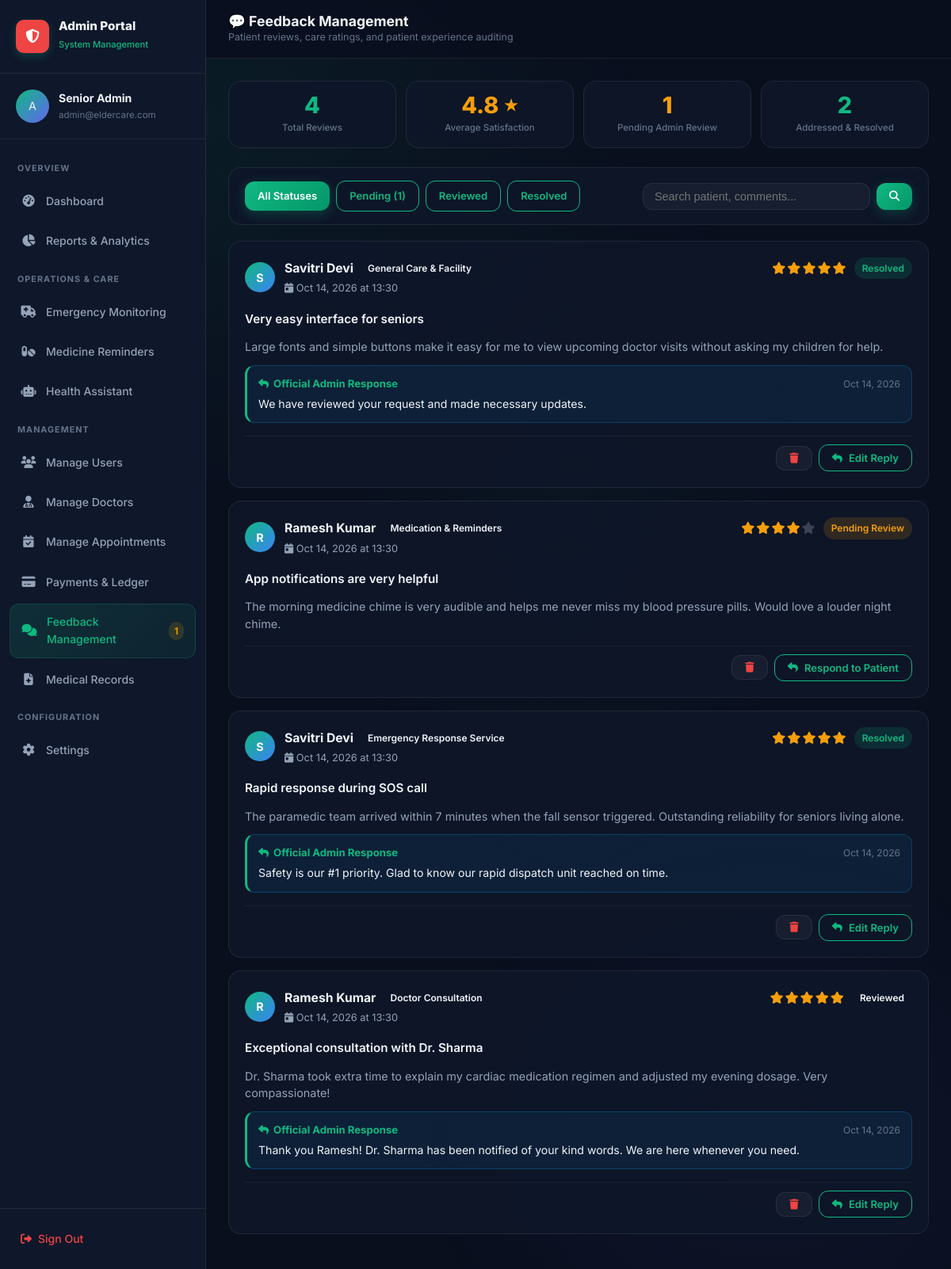
The page /admin-portal/feedback/ (signed in) on the database its author committed.
### users/models.py (models this page shows, shortened)
class Feedback(models.Model):
    CATEGORY_CHOICES = [
        ('general', 'General Care & Facility'),
        ('doctor', 'Doctor Consultation'),
        ('emergency', 'Emergency Response Service'),
        ('medication', 'Medication & Reminders'),
        ('app', 'Portal & Usability'),
    ]
    STATUS_CHOICES = [
        ('pending', 'Pending Review'),
        ('reviewed', 'Reviewed'),
        ('resolved', 'Resolved'),
    ]
    user = models.ForeignKey(User, on_delete=models.CASCADE, related_name='feedbacks')
    category = models.CharField(max_length=30, choices=CATEGORY_CHOICES, default='general')
    rating = models.PositiveSmallIntegerField(default=5)
    title = models.CharField(max_length=200, blank=True)
    comment = models.TextField()
    status = models.CharField(max_length=20, choices=STATUS_CHOICES, default='pending')
    admin_reply = models.TextField(blank=True)
    created_at = models.DateTimeField(auto_now_add=True)
    replied_at = models.DateTimeField(null=True, blank=True)
    class Meta:
        ordering = ['-created_at']

### users/views.py (the view)
    @login_required
    def wrapper(request, *args, **kwargs):
        if not (request.user.is_staff or request.user.is_superuser):
            messages.error(request, "Administrator privileges required.")
            return redirect('login_redirect')
        return view_func(request, *args, **kwargs)

### users/templates/user/admin-feedback.html (shortened to what this page needs)
<!DOCTYPE html>
<html lang="en">
<head>
  <link rel="stylesheet" href="/static/css/main.css" />
  <link rel="stylesheet" href="/static/css/dashboard.css" />
  <link rel="stylesheet" href="/static/css/modules.css" />
  <link rel="stylesheet" href="https://cdnjs.cloudflare.com/ajax/libs/font-awesome/6.5.1/css/all.min.css" />
</head>
<body>
  <div class="bg-gradient-mesh"></div>
  <div class="app-layout">
    <aside class="sidebar" id="sidebar">
      <div class="sidebar-header">
        <div class="sidebar-brand">
          <div class="sidebar-logo" style="background:var(--danger); color:white;"><i class="fas fa-shield-halved"></i></div>
          <div class="sidebar-brand-text"><h3>Admin Portal</h3><span>System Management</span></div>
        </div>
      </div>
      <div class="sidebar-user">
        <div class="avatar" id="sidebar_avatar" style="width:42px;height:42px;font-size:0.9rem;">A</div>
        <div class="sidebar-user-info">
          <div class="user-name" id="sidebar_user_name">{{ request.user.get_full_name|default:request.user.username }}</div>
          <div class="user-email" id="sidebar_user_email">{{ request.user.email|default:"admin@eldercare.com" }}</div>
        </div>
      </div>
      <nav class="sidebar-nav">
        <span class="nav-section-label">Overview</span>
        <a href="{% url 'admin_dashboard' %}" class="nav-link"><span class="nav-icon"><i class="fas fa-gauge-high"></i></span>Dashboard</a>
        <a href="{% url 'admin_reports' %}" class="nav-link"><span class="nav-icon"><i class="fas fa-chart-pie"></i></span>Reports & Analytics</a>
        <span class="nav-section-label">Operations & Care</span>
        <a href="{% url 'admin_emergency' %}" class="nav-link"><span class="nav-icon"><i class="fas fa-truck-medical"></i></span>Emergency Monitoring</a>
        <a href="{% url 'admin_medicine_reminders' %}" class="nav-link"><span class="nav-icon"><i class="fas fa-pills"></i></span>Medicine Reminders</a>
        <a href="{% url 'admin_health_assistant' %}" class="nav-link"><span class="nav-icon"><i class="fas fa-robot"></i></span>Health Assistant</a>
        <span class="nav-section-label">Management</span>
        <a href="{% url 'admin_users' %}" class="nav-link"><span class="nav-icon"><i class="fas fa-users"></i></span>Manage Users</a>
        <a href="{% url 'admin_doctors' %}" class="nav-link"><span class="nav-icon"><i class="fas fa-user-doctor"></i></span>Manage Doctors</a>
        <a href="{% url 'admin_appointments' %}" class="nav-link"><span class="nav-icon"><i class="fas fa-calendar-check"></i></span>Manage Appointments</a>
        <a href="{% url 'admin_payments' %}" class="nav-link"><span class="nav-icon"><i class="fas fa-credit-card"></i></span>Payments & Ledger</a>
        <a href="{% url 'admin_feedback' %}" class="nav-link active">
          <span class="nav-icon"><i class="fas fa-comments"></i></span>Feedback Management
          {% if pending_feedbacks > 0 %}<span class="badge badge-warning text-xs" style="margin-left:auto; padding:2px 7px;">{{ pending_feedbacks }}</span>{% endif %}
        </a>
        <a href="{% url 'admin_records' %}" class="nav-link"><span class="nav-icon"><i class="fas fa-file-medical"></i></span>Medical Records</a>
        <span class="nav-section-label">Configuration</span>
        <a href="{% url 'admin_settings' %}" class="nav-link"><span class="nav-icon"><i class="fas fa-gear"></i></span>Settings</a>
      </nav>
      <div class="sidebar-footer">
        <a href="{% url 'logout' %}" class="sidebar-logout" style="text-decoration:none; display:flex; align-items:center; gap:8px;"><span class="nav-icon"><i class="fas fa-right-from-bracket"></i></span>Sign Out</a>
      </div>
    </aside>
    <main class="main-content">
      <header class="topbar">
        <div class="topbar-left">
          <div class="topbar-title">
            <h2>💬 Feedback Management</h2>
            <p>Patient reviews, care ratings, and patient experience auditing</p>
          </div>
        </div>
      </header>
      <div class="page-content">
        <div class="module-stats">
          <div class="module-stat">
            <div class="ms-value" style="color:var(--primary)">{{ total_feedbacks }}</div>
            <div class="ms-label">Total Reviews</div>
          </div>
          <div class="module-stat">
            <div class="ms-value" style="color:#f59e0b; display:flex; align-items:center; justify-content:center; gap:6px;">
              {{ avg_rating }} <span style="font-size:1.1rem;">★</span>
            </div>
            <div class="ms-label">Average Satisfaction</div>
          </div>
          <div class="module-stat">
            <div class="ms-value" style="color:var(--warning)">{{ pending_feedbacks }}</div>
            <div class="ms-label">Pending Admin Review</div>
          </div>
          <div class="module-stat">
            <div class="ms-value" style="color:var(--success)">{{ resolved_feedbacks }}</div>
            <div class="ms-label">Addressed & Resolved</div>
          </div>
        </div>
        <div style="background:var(--bg-card); border:1px solid var(--bg-glass-border); border-radius:var(--radius-lg); padding:16px 20px; margin-top:24px; display:flex; gap:12px; flex-wrap:wrap; align-items:center; justify-content:space-between;">
          <div style="display:flex; gap:8px; flex-wrap:wrap; align-items:center;">
            <a href="?status=all&category={{ category_filter }}&rating={{ rating_filter }}&q={{ query }}" class="btn btn-sm {% if status_filter == 'all' %}btn-primary{% else %}btn-outline{% endif %}">All Statuses</a>
            <a href="?status=pending&category={{ category_filter }}&rating={{ rating_filter }}&q={{ query }}" class="btn btn-sm {% if status_filter == 'pending' %}btn-warning{% else %}btn-outline{% endif %}">Pending ({{ pending_feedbacks }})</a>
            <a href="?status=reviewed&category={{ category_filter }}&rating={{ rating_filter }}&q={{ query }}" class="btn btn-sm {% if status_filter == 'reviewed' %}btn-primary{% else %}btn-outline{% endif %}">Reviewed</a>
            <a href="?status=resolved&category={{ category_filter }}&rating={{ rating_filter }}&q={{ query }}" class="btn btn-sm {% if status_filter == 'resolved' %}btn-success{% else %}btn-outline{% endif %}">Resolved</a>
          </div>
          <form method="GET" style="display:flex; gap:8px; margin:0; flex-grow:1; max-width:340px;">
            <input type="text" name="q" value="{{ query }}" placeholder="Search patient, comments..." class="form-control" style="background:var(--bg-glass); border:1px solid var(--bg-glass-border); color:var(--text-primary); padding:8px 14px; border-radius:var(--radius-md); font-size:0.9rem; width:100%;" />
            <button type="submit" class="btn btn-primary btn-sm"><i class="fas fa-magnifying-glass"></i></button>
          </form>
        </div>
        <div style="margin-top:20px;">
          {% if feedbacks %}
            {% for item in feedbacks %}
              <div class="feedback-card">
                <div style="display:flex; justify-content:space-between; align-items:flex-start; flex-wrap:wrap; gap:10px;">
                  <div style="display:flex; align-items:center; gap:12px;">
                    <div style="width:38px; height:38px; border-radius:50%; background:linear-gradient(135deg,var(--primary),var(--info)); color:white; display:flex; align-items:center; justify-content:center; font-weight:700; font-size:0.9rem;">
                      {{ item.user.username|first|upper }}
                    </div>
                    <div>
                      <div style="font-weight:700; font-size:0.98rem; display:flex; align-items:center; gap:8px;">
                        <span>{{ item.user.get_full_name|default:item.user.username }}</span>
                        <span class="badge badge-outline text-xs">{{ item.get_category_display }}</span>
                      </div>
                      <div style="font-size:0.8rem; color:var(--text-secondary); margin-top:2px;">
                        <i class="fas fa-calendar-day"></i> {{ item.created_at|date:"M d, Y" }} at {{ item.created_at|date:"H:i" }}
                      </div>
                    </div>
                  </div>
                  <div style="display:flex; align-items:center; gap:10px;">
                    <div style="display:flex; gap:2px; font-size:0.95rem;">
                      {% for i in "12345" %}
                        {% if forloop.counter <= item.rating %}
                          <i class="fas fa-star star-gold"></i>
                        {% else %}
                          <i class="fas fa-star star-gray"></i>
                        {% endif %}
                      {% endfor %}
                    </div>
                    <span class="badge {% if item.status == 'pending' %}badge-warning{% elif item.status == 'reviewed' %}badge-primary{% else %}badge-success{% endif %} text-xs">
                      {{ item.get_status_display }}
                    </span>
                  </div>
                </div>
                {% if item.title %}
                  <div style="font-weight:600; font-size:0.95rem; color:var(--text-primary); margin-top:4px;">
                    {{ item.title }}
                  </div>
                {% endif %}
                <div style="font-size:0.9rem; color:var(--text-secondary); line-height:1.5;">
                  {{ item.comment|linebreaksbr }}
                </div>
                {% if item.admin_reply %}
                  <div class="admin-reply-box">
                    <div style="display:flex; justify-content:space-between; align-items:center; margin-bottom:4px;">
                      <div style="font-weight:700; color:var(--primary); font-size:0.82rem; display:flex; align-items:center; gap:6px;">
                        <i class="fas fa-reply"></i> Official Admin Response
                      </div>
                      {% if item.replied_at %}
                        <div style="font-size:0.75rem; color:var(--text-muted);">{{ item.replied_at|date:"M d, Y" }}</div>
                      {% endif %}
                    </div>
                    <div style="color:var(--text-primary); font-size:0.88rem;">{{ item.admin_reply }}</div>
                  </div>
                {% endif %}
                <div style="display:flex; justify-content:flex-end; align-items:center; gap:8px; padding-top:10px; border-top:1px solid rgba(255,255,255,0.05); margin-top:4px;">
                  <a href="{% url 'admin_feedback_delete' item.id %}" onclick="return confirm('Are you sure you want to remove this feedback record?');" class="btn btn-ghost btn-sm" style="color:var(--danger);" title="Delete Record">
                    <i class="fas fa-trash"></i>
                  </a>
                  <button class="btn btn-outline btn-sm" onclick="openReplyModal('{{ item.id }}', '{{ item.status }}', '{{ item.admin_reply|escapejs }}', '{{ item.user.username|escapejs }}')">
                    <i class="fas fa-reply"></i> {% if item.admin_reply %}Edit Reply{% else %}Respond to Patient{% endif %}
                  </button>
                </div>
              </div>
            {% endfor %}
          {% endif %}
        </div>
      </div>
    </main>
  </div>
</body>
</html>

### rows shown on the page
Feedback: user.username|first "S", user.get_full_name "Savitri Devi", category "General Care & Facility", created_at "Oct 14, 2026", created_at "13:30", rating 5 (drawn), status "Resolved", title "Very easy interface for seniors", comment "Large fonts and simple buttons make it easy for me to view upcoming doctor visits without asking my children for help.", replied_at "Oct 14, 2026", admin_reply "We have reviewed your request and made necessary updates.", shows "Edit Reply"
Feedback: user.username|first "R", user.get_full_name "Ramesh Kumar", category "Medication & Reminders", created_at "Oct 14, 2026", created_at "13:30", rating 4 (drawn), status "Pending Review", title "App notifications are very helpful", comment "The morning medicine chime is very audible and helps me never miss my blood pressure pills. Would love a louder night chime.", admin_reply "Respond to Patient"
Feedback: user.username|first "S", user.get_full_name "Savitri Devi", category "Emergency Response Service", created_at "Oct 14, 2026", created_at "13:30", rating 5 (drawn), status "Resolved", title "Rapid response during SOS call", comment "The paramedic team arrived within 7 minutes when the fall sensor triggered. Outstanding reliability for seniors living alone.", replied_at "Oct 14, 2026", admin_reply "Safety is our #1 priority. Glad to know our rapid dispatch unit reached on time.", shows "Edit Reply"
Feedback: user.username|first "R", user.get_full_name "Ramesh Kumar", category "Doctor Consultation", created_at "Oct 14, 2026", created_at "13:30", rating 5 (drawn), status "Reviewed", title "Exceptional consultation with Dr. Sharma", comment "Dr. Sharma took extra time to explain my cardiac medication regimen and adjusted my evening dosage. Very compassionate!", replied_at "Oct 14, 2026", admin_reply "Thank you Ramesh! Dr. Sharma has been notified of your kind words. We are here whenever you need.", shows "Edit Reply"

### other values the page prints
{{ request.user.get_full_name|default:request.user.username }} "Senior Admin"
{{ request.user.email|default:"admin@eldercare.com" }} "admin@eldercare.com"
{{ pending_feedbacks }} "1"
{{ total_feedbacks }} "4"
{{ avg_rating }} "4.8"
{{ resolved_feedbacks }} "2"
